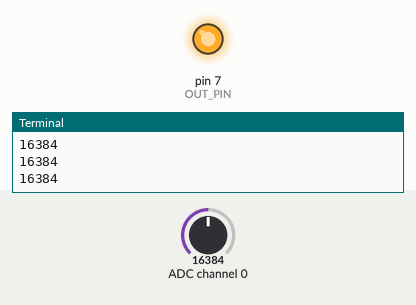
A program run on a simulated Raspberry Pi (header pin numbers). Parts: output pins drawn as LEDs (lit = HIGH), the last lines printed to the terminal. The test bench sets the inputs (shaded band); at power-on: ADC channel 0 = 16384 (analog values on the 0–32767 scale).

Above: at 1.2 s.
1.3 s: ADC channel 0 set to 9830
At 2.2 s:
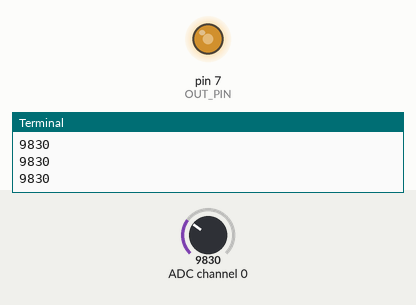
2.9 s: ADC channel 0 set to 3932
At 3.2 s:
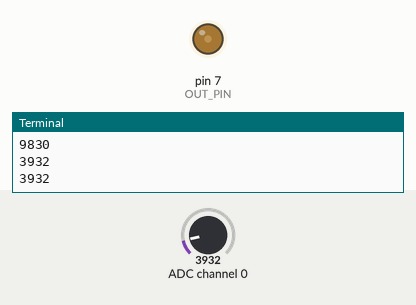
4.4 s: ADC channel 0 set to 0
At 5.4 s:
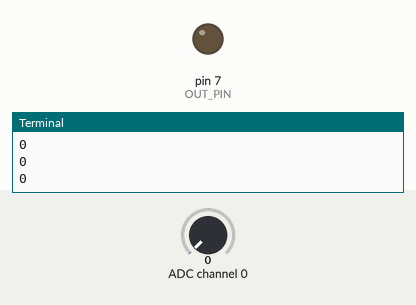
5.9 s: ADC channel 0 set to 16383
At 6.9 s:
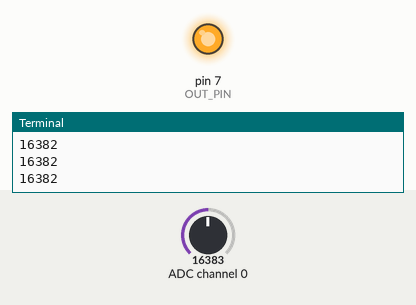
Timing chart, 0 to 8.5 s (numbered marks = the images above; inputs shaded):
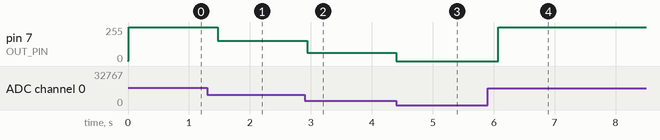

Measured:
- after the input at 1.3 s, pin 7 (OUT_PIN): 255/255 → 153/255 after 0.17 s
- after the input at 2.9 s, pin 7 (OUT_PIN): 153/255 → 61/255 at once
- after the input at 4.4 s, pin 7 (OUT_PIN): 61/255 → 0/255 at once
- after the input at 5.9 s, pin 7 (OUT_PIN): 0/255 → 255/255 after 0.17 s

The program:

adsl.py
```python
import time
import Adafruit_ADS1x15
from module import pi

adc = Adafruit_ADS1x15.ADS1115()

GAIN = 1

OUT_PIN = 7

pi.init()
pi.outp(OUT_PIN)
pwm = pi.GPIO.PWM(OUT_PIN,50)
max_val=1
pwm.start(1)

while True:
    value = max(adc.read_adc(0,gain=GAIN),0)
    max_val = max(value,max_val)
    pwm.ChangeDutyCycle(100*value/max_val)
    print(value)
    time.sleep(0.2)
pwm.stop()
```

pi.py
```python
import RPi.GPIO as GPIO
import time

def init():
    GPIO.setwarnings(False)
    GPIO.setmode(GPIO.BOARD)

def outp(pin):
    GPIO.setup(pin,GPIO.OUT)

def inp(pin):
    GPIO.setup(pin,GPIO.IN)

def use_switch(pin,handle = None ):
    GPIO.setup(pin,GPIO.IN,pull_up_down = GPIO.PUD_UP)
    GPIO.add_event_detect(pin,GPIO.FALLING,callback = handle,bouncetime=200)

def test():
    print('test')
```
